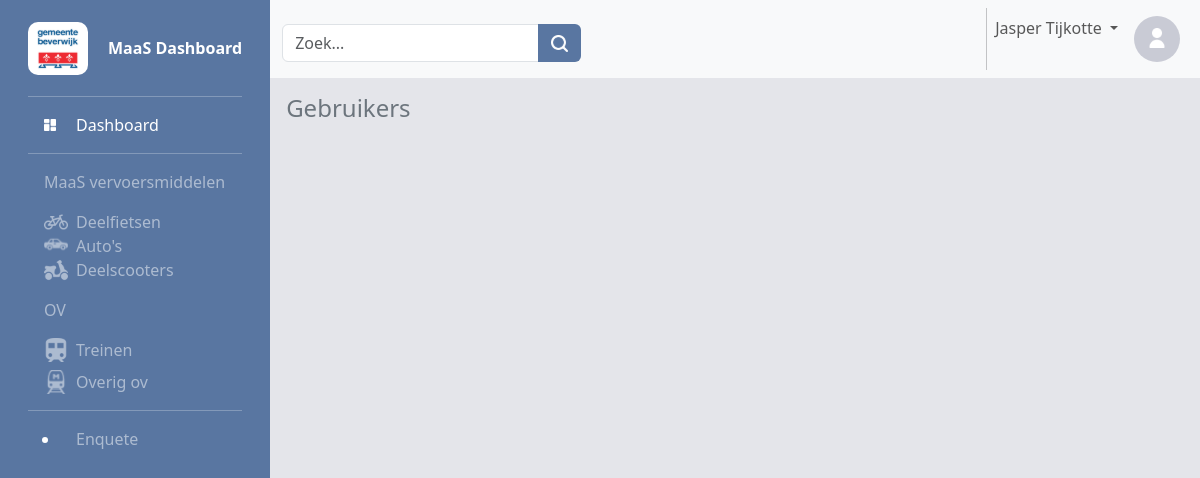
/users/, run on an earlier commit of the app's database.
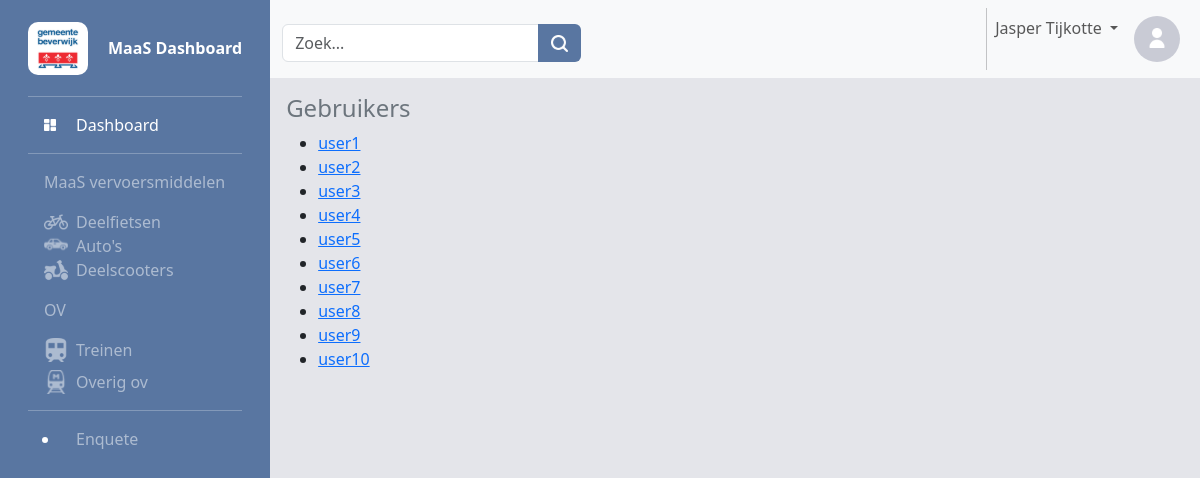
And on a later commit of the database.
### MaasApp/models/user.py (models this page shows, shortened)
class User(AbstractUser):
    username = models.CharField(max_length=30, unique=True)
    first_name = models.CharField(max_length=30)
    last_name = models.CharField(max_length=30)
    email = models.EmailField(unique=True)
    is_staff = models.BooleanField(default=False)
    objects = UserManager()
    groups = models.ManyToManyField(
        "auth.Group",
        verbose_name="groups",
        blank=True,
        help_text="The groups this user belongs to. A user will get all permissions granted to each of their groups.",
        related_name="maasapp_user_set",
    )
    user_permissions = models.ManyToManyField(
        "auth.Permission",
        verbose_name="user permissions",
        blank=True,
        help_text="Specific permissions for this user.",
        related_name="maasapp_user_set",
    )
    USERNAME_FIELD = 'username'
    REQUIRED_FIELDS = ['email']

### MaasApp/views.py (the view)
# urls.py: path('users/', views.all_users, name='users'),
def all_users(request):
    users = User.objects.all().values()
    template = loader.get_template('./pages/users.html')
    context = {
        'users': users
    }
    return HttpResponse(template.render(context, request))

### MaasApp/templates/pages/users.html (shortened to what this page needs)
{% extends "master.html" %}
{% block content %}
    <h4 class="text-secondary">Gebruikers</h4>
    <ul>
        {% for user in users %}
            <li><a href="users/details/{{user.id}}">{{ user.username }}</a></li>
        {% endfor %}
    </ul>
{% endblock %}

### MaasApp/templates/master.html (shortened to what this page needs)
<html>
<head>
    {% load static %}
    <link rel="stylesheet" href="{% static '/css/master.css' %}"/>
    {% load django_bootstrap5 %}
    {% bootstrap_css %}
</head>
<body >
<div class="d-flex flex-row justify-content-start ps-0" style="background-color: #5976A1">
    <div class="col-auto side-navbar ">
        <div class="col container-fluid">
            {% include './navbar/navbar.html' %}
        </div>
    </div>
    <div class="col d-flex flex-column ">
        <div class="row g-0">
            <div class="top-navbar">
                {% include './navbar/topnavbar.html'%}
            </div>
        </div>
        <div class="row g-0 flex-grow-1">
            <div class="flex-grow-1 content p-3">
                {% block content %}
                {% endblock %}
            </div>
        </div>
    </div>
</div>
</body>
</html>

### MaasApp/templates/navbar/navbar.html
{% load static %}
<link rel="stylesheet" href="{% static 'css/navbar.css' %}">
<div class="container-fluid maas-nav min-vh-100">
    <div class="nav-header d-flex align-items-center">
        <div class="beverwijk_logo"></div>
        <div class="fw-bold ml-2 text-wrap pr-2">MaaS Dashboard</div>
    </div>
    <nav class="nav flex-column h-100">
        <div class="head-text">
            <hr>
            <a class="nav-text dashboard " href="/">Dashboard</a>
            <hr>
        </div>
        <div>
            <p class="type-text">MaaS vervoersmiddelen</p>
            <ul class="nav-list">
                <li class="bike_logo"><a class="nav-text " href="/deelfietsen">Deelfietsen</a></li>
                <li class="car_logo"><a class="nav-text " href="/deelautos">Auto's</a></li>
                <li class="scooter_logo"><a class="nav-text " href="/deelscooters">Deelscooters</a></li>
            </ul>
        </div>
        <div>
            <p class="type-text">OV</p>
            <ul class="nav-list">
                <li class="train_logo mb-2"><a class="nav-text " href="/treinen">Treinen</a></li>
                <li class="other-ov"><a class="nav-text " href="/overig-ov">Overig ov</a></li>
            </ul>
               <hr>
            <ul>
                <li>
                    <a class="nav-text " href="/enquete">Enquete</a>
                </li>
            </ul>
        </div>
    </nav>
</div>

### MaasApp/templates/navbar/topnavbar.html (shortened to what this page needs)
{% load static %}
<link rel="stylesheet" href="{% static 'css/topnavbar.css' %}">
<nav class="navbar navbar-expand-lg bg-body-tertiary">
    <div class="container-fluid align-middle ">
        <div class="collapse navbar-collapse" id="navbarSupportedContent">
            <div class="input-group mb-2 mt-2 mb-lg-0">
                <div class="form-outline">
                    <input type="search" id="search-form" placeholder="Zoek..."
                           class="form-control rounded-0 rounded-start"/>
                </div>
                <button class="btn search-button">
                    <img src="../../static/images/search_icon.svg"/>
                </button>
            </div>
            <ul class="navbar-nav me-auto mb-lg-0">
                <li class="nav-item dropdown">
                    <a class="nav-link dropdown-toggle" href="#" role="button" data-bs-toggle="dropdown"
                       aria-expanded="false">
                        Jasper Tijkotte
                    </a>
                </li>
                <li class="">
                    <a class="nav-link" href="/users">
                        <img src="../../static/images/user_icon.svg"/>
                    </a>
                </li>
            </ul>
        </div>
    </div>
</nav>

### MaasApp/static/css/master.css (style rules this page uses)
body { height: 100%; }
.side-navbar { grid-row: span 2; height: 100%; background-color: #5976A1; }
.content { background: #E4E5EA; height: 100%; }

### MaasApp/static/css/navbar.css (style rules this page uses)
html, body { height: 100%; }
.container-fluid .maas-nav { min-height: 100vh; width: fit-content; display: flex; flex-direction: column; background: #5976A1; text-decoration: none; color: white; align-items: stretch; padding: 1em; }
.nav-header { display: flex; }
.beverwijk_logo { background: url('/static/images/beverwijk_logo.svg') no-repeat left center; height: 4em; width: 5em; }
.head-text > .nav-text { margin-left: 1em; padding-left: 2em; background: url('/static/images/dashboard_icon.svg') no-repeat left center; text-decoration: none; color: white; opacity: 1; }
.type-text { opacity: 0.5; text-decoration: none; padding-left: 1em; }
.nav-list { list-style-type: none; padding-left: 0; }
.nav-list li { padding-left: 1em; margin-left: 1em; }
.bike_logo { background: url('../images/bike_icon.svg') no-repeat left center; background-size: contain; padding-right: 1em; }
.car_logo { background: url('../images/car_icon.svg') no-repeat left center; background-size: contain; }
.scooter_logo { background: url('../images/scooter_icon.svg') no-repeat left center; background-size: contain; }
.train_logo { background: url('../images/train_icon.svg') no-repeat left center; background-size: contain; margin: 0.4em; }
.other-ov { background: url("../images/metro_icon.svg") no-repeat left center; background-size: contain; }
.nav-text { color: white; padding-left: 1em; opacity: 0.5; text-decoration: none; }

### MaasApp/static/css/topnavbar.css (style rules this page uses)
.navbar { background: #F0F0F0; }
.search-button { background: #5976A1; }

What changed in the data, as far as the page shows it:
added User: username "user1"
added User: username "user2"
added User: username "user3"
added User: username "user4"
added User: username "user5"
added User: username "user6"
added User: username "user7"
added User: username "user8"
added User: username "user9"
added User: username "user10"
